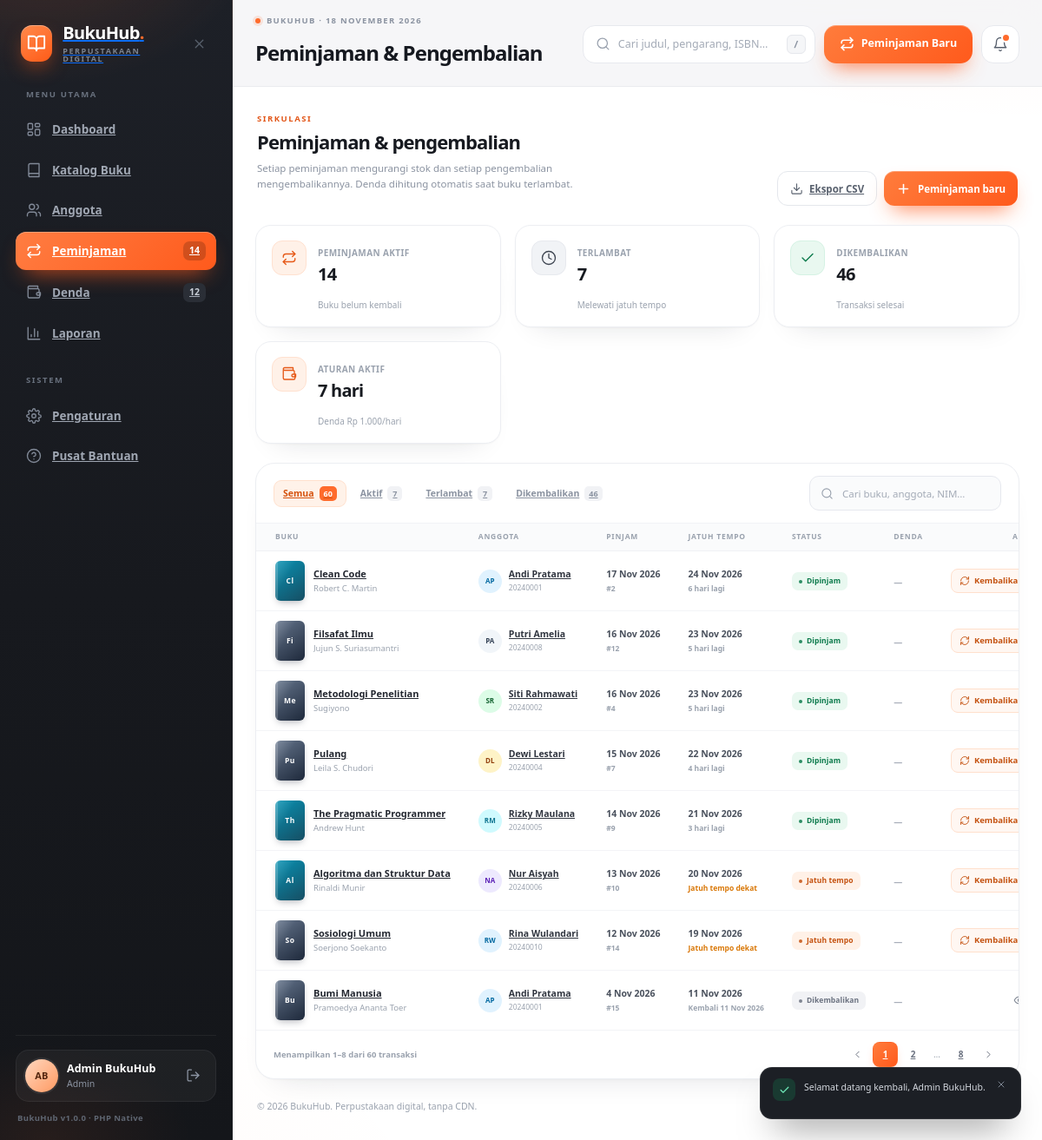
Page /index.php?page=borrowing (signed in) on the committed database.
### tables this page shows
CREATE TABLE `peminjaman` (
  `id_peminjaman`    INT UNSIGNED NOT NULL AUTO_INCREMENT,
  `id_anggota`       INT UNSIGNED NOT NULL,
  `id_buku`          INT UNSIGNED NOT NULL,
  `tgl_pinjam`       DATE NOT NULL,
  `tgl_kembali_rencana` DATE NOT NULL,
  `tgl_kembali_real` DATE NULL DEFAULT NULL,
  `status`           ENUM('dipinjam','dikembalikan') NOT NULL DEFAULT 'dipinjam',
  `denda_per_hari`   INT UNSIGNED NOT NULL DEFAULT 1000,
  `created_by`       INT UNSIGNED NULL DEFAULT NULL,
  `created_at`       TIMESTAMP NOT NULL DEFAULT CURRENT_TIMESTAMP,
  `updated_at`       TIMESTAMP NOT NULL DEFAULT CURRENT_TIMESTAMP ON UPDATE CURRENT_TIMESTAMP,
  PRIMARY KEY (`id_peminjaman`),
  KEY `idx_peminjaman_anggota` (`id_anggota`),
  KEY `idx_peminjaman_buku` (`id_buku`),
  KEY `idx_peminjaman_status` (`status`),
  KEY `idx_peminjaman_tgl_pinjam` (`tgl_pinjam`),
  KEY `idx_peminjaman_jatuh_tempo` (`tgl_kembali_rencana`),
  KEY `idx_peminjaman_created_by` (`created_by`),
  CONSTRAINT `fk_peminjaman_anggota` FOREIGN KEY (`id_anggota`)
    REFERENCES `anggota` (`id_anggota`) ON DELETE RESTRICT ON UPDATE CASCADE,
  CONSTRAINT `fk_peminjaman_buku` FOREIGN KEY (`id_buku`)
    REFERENCES `buku` (`id_buku`) ON DELETE RESTRICT ON UPDATE CASCADE,
  CONSTRAINT `fk_peminjaman_user` FOREIGN KEY (`created_by`)
    REFERENCES `users` (`id_user`) ON DELETE SET NULL ON UPDATE CASCADE
);

CREATE TABLE `buku` (
  `id_buku`         INT UNSIGNED NOT NULL AUTO_INCREMENT,
  `judul`           VARCHAR(180) NOT NULL,
  `pengarang`       VARCHAR(120) NOT NULL,
  `kategori`        VARCHAR(40)  NOT NULL,
  `isbn`            VARCHAR(30)  NULL DEFAULT NULL,
  `penerbit`        VARCHAR(120) NULL DEFAULT NULL,
  `tahun_terbit`    SMALLINT UNSIGNED NULL DEFAULT NULL,
  `sinopsis`        TEXT NULL DEFAULT NULL,
  `jumlah_eksemplar` SMALLINT UNSIGNED NOT NULL DEFAULT 1,
  `stok_tersedia`   SMALLINT UNSIGNED NOT NULL DEFAULT 1,
  `created_at`      TIMESTAMP NOT NULL DEFAULT CURRENT_TIMESTAMP,
  `updated_at`      TIMESTAMP NOT NULL DEFAULT CURRENT_TIMESTAMP ON UPDATE CURRENT_TIMESTAMP,
  PRIMARY KEY (`id_buku`),
  KEY `idx_buku_judul` (`judul`),
  KEY `idx_buku_pengarang` (`pengarang`),
  KEY `idx_buku_kategori` (`kategori`),
  KEY `idx_buku_isbn` (`isbn`),
  KEY `idx_buku_stok` (`stok_tersedia`)
);

CREATE TABLE `anggota` (
  `id_anggota` INT UNSIGNED NOT NULL AUTO_INCREMENT,
  `nama`       VARCHAR(100) NOT NULL,
  `nim_nik`    VARCHAR(30)  NOT NULL,
  `email`      VARCHAR(120) NOT NULL,
  `telepon`    VARCHAR(20)  NULL DEFAULT NULL,
  `alamat`     VARCHAR(255) NULL DEFAULT NULL,
  `maks_pinjam` TINYINT UNSIGNED NOT NULL DEFAULT 3,
  `status`     ENUM('aktif','nonaktif') NOT NULL DEFAULT 'aktif',
  `created_at` TIMESTAMP NOT NULL DEFAULT CURRENT_TIMESTAMP,
  `updated_at` TIMESTAMP NOT NULL DEFAULT CURRENT_TIMESTAMP ON UPDATE CURRENT_TIMESTAMP,
  PRIMARY KEY (`id_anggota`),
  UNIQUE KEY `uq_anggota_nim` (`nim_nik`),
  UNIQUE KEY `uq_anggota_email` (`email`),
  KEY `idx_anggota_status` (`status`),
  KEY `idx_anggota_nama` (`nama`)
);

### views/borrowing/index.php (shortened to what the rows shown need)
<section class="view is-active" aria-labelledby="borrowingHeading">
  <div class="module-head">
    <div>
      <h2 class="module-title" id="borrowingHeading">Peminjaman &amp; pengembalian</h2>
    </div>
  </div>
  <div class="card module-card">
    <div class="table-wrap">
      <table class="data-table">
        <thead>
          <tr>
            <th>Buku</th>
            <th>Anggota</th>
            <th>Pinjam</th>
            <th>Jatuh tempo</th>
            <th>Status</th>
            <th>Denda</th>
            <th class="th-actions">Aksi</th>
          </tr>
        </thead>
        <tbody>
          <?php if (empty($loans['items'])): ?>
            <?= empty_row(7, 'Tidak ada transaksi', 'Ubah tab status atau kata kunci pencarian.') ?>
          <?php else: ?>
            <?php foreach ($loans['items'] as $loan): ?>
              <?php
                $style = category_style($loan['kategori'] ?? '');
                $avatar = avatar_style((int) $loan['id_anggota']);
                $state = loan_state($loan);
                $fine = (int) ($loan['total_denda'] ?? 0);
              ?>
              <tr>
                <td>
                  <div class="book-cell">
                    <span class="book-cover" style="--c1: <?= e($style['c1']) ?>; --c2: <?= e($style['c2']) ?>"><?= e(mb_substr($loan['judul'], 0, 2)) ?></span>
                    <span class="book-meta">
                      <a class="book-title" href="<?= e(book_url((int) $loan['id_buku'])) ?>"><?= e($loan['judul']) ?></a>
                      <span class="book-author"><?= e($loan['pengarang']) ?></span>
                    </span>
                  </div>
                </td>
                <td>
                  <div class="member-cell">
                    <span class="member-avatar" style="--av-bg: <?= e($avatar[0]) ?>; --av-ink: <?= e($avatar[1]) ?>"><?= e(initials($loan['anggota_nama'])) ?></span>
                    <span class="member-meta">
                      <a class="member-name" href="<?= e(member_url((int) $loan['id_anggota'])) ?>"><?= e($loan['anggota_nama']) ?></a>
                      <span class="member-id"><?= e($loan['nim_nik']) ?></span>
                    </span>
                  </div>
                </td>
                <td class="date-cell">
                  <span class="date-main"><?= e(format_date($loan['tgl_pinjam'])) ?></span>
                  <span class="date-note">#<?= (int) $loan['id_peminjaman'] ?></span>
                </td>
                <td class="date-cell">
                  <span class="date-main"><?= e(format_date($loan['tgl_kembali_rencana'])) ?></span>
                  <?php if ($state['key'] === 'overdue'): ?>
                    <span class="date-note is-late"><?= (int) $state['late'] ?> hari lewat</span>
                  <?php elseif ($state['key'] === 'due'): ?>
                    <span class="date-note is-soon">Jatuh tempo dekat</span>
                  <?php elseif ($state['key'] === 'returned'): ?>
                    <span class="date-note">Kembali <?= e(format_date($loan['tgl_kembali_real'])) ?></span>
                  <?php else: ?>
                    <span class="date-note"><?= max(0, diff_days(today(), (string) $loan['tgl_kembali_rencana'])) ?> hari lagi</span>
                  <?php endif; ?>
                </td>
                <td><?= loan_badge($loan) ?></td>
                <td>
                  <?php if ($fine > 0): ?>
                    <span class="money-cell money-cell--due"><?= money($fine) ?></span>
                    <span class="sub-cell"><?= e(($loan['status_denda'] ?? '') === 'lunas' ? 'Lunas' : 'Belum lunas') ?></span>
                  <?php elseif ($state['key'] === 'overdue'): ?>
                    <span class="money-cell money-cell--due"><?= money(projected_fine($loan)) ?></span>
                    <span class="sub-cell">Berjalan <?= (int) $state['late'] ?> hari</span>
                  <?php else: ?>
                    <span class="muted-cell">—</span>
                  <?php endif; ?>
                </td>
                <td>
                  <div class="row-actions">
                    <?php if ($state['key'] === 'returned'): ?>
                      <a class="row-btn" href="<?= e(book_url((int) $loan['id_buku'])) ?>" aria-label="Lihat buku" title="Lihat buku">
                        <svg class="icon"><use href="#i-eye" /></svg>
                      </a>
                    <?php else: ?>
                      <button class="row-btn row-btn--text" type="button"
                        data-confirm
                        data-url="<?= e(url('borrowing', ['action' => 'return'])) ?>"
                        data-id="<?= (int) $loan['id_peminjaman'] ?>"
                        data-title="Kembalikan buku?"
                        data-sub="Stok bertambah satu dan denda dihitung bila terlambat."
                        data-ok="Konfirmasi kembali"
                        data-danger="0"
                        data-message="&lt;strong&gt;<?= e($loan['judul']) ?>&lt;/strong&gt; dipinjam oleh &lt;strong&gt;<?= e($loan['anggota_nama']) ?>&lt;/strong&gt;.<?= $state['key'] === 'overdue' ? ' Denda berjalan &lt;strong&gt;' . e(money(projected_fine($loan))) . '&lt;/strong&gt;.' : ' Belum melewati jatuh tempo.' ?>">
                        <svg class="icon"><use href="#i-refresh" /></svg> Kembalikan
                      </button>
                    <?php endif; ?>
                  </div>
                </td>
              </tr>
            <?php endforeach; ?>
          <?php endif; ?>
        </tbody>
      </table>
    </div>
  </div>
</section>

### app/Helpers/functions.php (shortened to what the rows shown need)
<?php
function e(mixed $value): string
{
    return htmlspecialchars((string) ($value ?? ''), ENT_QUOTES | ENT_SUBSTITUTE, 'UTF-8');
}
function today(): string
{
    return date('Y-m-d');
}
function diff_days(string $from, string $to): int
{
    $start = new DateTimeImmutable($from);
    $end = new DateTimeImmutable($to);
    return (int) $start->diff($end)->format('%r%a');
}
function month_short_names(): array
{
    return [1 => 'Jan', 'Feb', 'Mar', 'Apr', 'Mei', 'Jun', 'Jul', 'Agu', 'Sep', 'Okt', 'Nov', 'Des'];
}
function format_date(?string $date, bool $withYear = true): string
{
    $timestamp = strtotime($date);
    $short = month_short_names();
    $text = date('j', $timestamp) . ' ' . $short[(int) date('n', $timestamp)];
    return $withYear ? $text . ' ' . date('Y', $timestamp) : $text;
}
function url(string $page = 'dashboard', array $params = []): string
{
    $query = array_merge(['page' => $page], $params);
    $clean = [];
    foreach ($query as $key => $value) {
        if ($value === null || $value === '') {
            continue;
        }
        $clean[$key] = $value;
    }
    return 'index.php?' . http_build_query($clean);
}
function initials(?string $name): string
{
    $parts = preg_split('/\s+/', trim((string) $name)) ?: [];
    $parts = array_values(array_filter($parts, static fn ($part) => $part !== ''));
    $letters = '';
    foreach (array_slice($parts, 0, 2) as $part) {
        $letters .= mb_strtoupper(mb_substr($part, 0, 1));
    }
    return $letters;
}
function category_style(?string $category): array
{
    $palette = [
        'Fiksi' => ['bg' => '#fff1e7', 'ink' => '#b54708', 'c1' => '#e76f51', 'c2' => '#9a3412'],
        'Non-fiksi' => ['bg' => '#eaf2ff', 'ink' => '#1d4ed8', 'c1' => '#3b82f6', 'c2' => '#1e3a8a'],
        'Sains' => ['bg' => '#e9f8f0', 'ink' => '#0b7a4b', 'c1' => '#0f766e', 'c2' => '#134e4a'],
        'Sejarah' => ['bg' => '#fdf3dc', 'ink' => '#a16207', 'c1' => '#d97706', 'c2' => '#78350f'],
        'Biografi' => ['bg' => '#f3ecff', 'ink' => '#6d28d9', 'c1' => '#7c3aed', 'c2' => '#4c1d95'],
        'Teknologi' => ['bg' => '#e8f6fb', 'ink' => '#0e7490', 'c1' => '#0891b2', 'c2' => '#164e63'],
    ];
    return $palette[(string) $category] ?? [
        'bg' => '#f1f2f5', 'ink' => '#4b5563', 'c1' => '#64748b', 'c2' => '#1e293b',
    ];
}
function avatar_style(int $id): array
{
    $palette = [
        ['#ffe4d6', '#b54708'], ['#e0f2fe', '#0369a1'], ['#dcfce7', '#166534'],
        ['#fae8ff', '#86198f'], ['#fef3c7', '#92400e'], ['#cffafe', '#0e7490'],
        ['#ede9fe', '#5b21b6'], ['#ffedd5', '#9a3412'], ['#f1f5f9', '#334155'],
    ];
    return $palette[abs($id) % count($palette)];
}
function loan_state(array $loan): array
{
    if (($loan['status'] ?? '') === 'dikembalikan') {
        return ['key' => 'returned', 'label' => 'Dikembalikan', 'class' => 'tag--returned', 'late' => 0];
    }
    $late = diff_days((string) $loan['tgl_kembali_rencana'], today());
    if ($late > 0) {
        return ['key' => 'overdue', 'label' => 'Terlambat', 'class' => 'tag--overdue', 'late' => $late];
    }
    if ($late >= -2) {
        return ['key' => 'due', 'label' => 'Jatuh tempo', 'class' => 'tag--due', 'late' => 0];
    }
    return ['key' => 'active', 'label' => 'Dipinjam', 'class' => 'tag--ontime', 'late' => 0];
}
function loan_badge(array $loan): string
{
    $state = loan_state($loan);
    return '<span class="tag ' . $state['class'] . '">' . e($state['label']) . '</span>';
}
function book_url(int $id, string $action = 'show'): string
{
    return url('books', ['action' => $action, 'id' => $id]);
}
function member_url(int $id, string $action = 'show'): string
{
    return url('members', ['action' => $action, 'id' => $id]);
}

### rows in the picture
peminjaman: id_buku.judul "Cl", id_buku.judul "Clean Code", id_buku.pengarang "Robert C. Martin", id_anggota.nama "AP", id_anggota.nama "Andi Pratama", id_anggota.nim_nik "20240001", tgl_pinjam "17 Nov 2026", id_peminjaman "2", tgl_kembali_rencana "24 Nov 2026", label "Dipinjam"
peminjaman: id_buku.judul "Fi", id_buku.judul "Filsafat Ilmu", id_buku.pengarang "Jujun S. Suriasumantri", id_anggota.nama "PA", id_anggota.nama "Putri Amelia", id_anggota.nim_nik "20240008", tgl_pinjam "16 Nov 2026", id_peminjaman "12", tgl_kembali_rencana "23 Nov 2026", label "Dipinjam"
peminjaman: id_buku.judul "Me", id_buku.judul "Metodologi Penelitian", id_buku.pengarang "Sugiyono", id_anggota.nama "SR", id_anggota.nama "Siti Rahmawati", id_anggota.nim_nik "20240002", tgl_pinjam "16 Nov 2026", id_peminjaman "4", tgl_kembali_rencana "23 Nov 2026", label "Dipinjam"
peminjaman: id_buku.judul "Pu", id_buku.judul "Pulang", id_buku.pengarang "Leila S. Chudori", id_anggota.nama "DL", id_anggota.nama "Dewi Lestari", id_anggota.nim_nik "20240004", tgl_pinjam "15 Nov 2026", id_peminjaman "7", tgl_kembali_rencana "22 Nov 2026", label "Dipinjam"
peminjaman: id_buku.judul "Th", id_buku.judul "The Pragmatic Programmer", id_buku.pengarang "Andrew Hunt", id_anggota.nama "RM", id_anggota.nama "Rizky Maulana", id_anggota.nim_nik "20240005", tgl_pinjam "14 Nov 2026", id_peminjaman "9", tgl_kembali_rencana "21 Nov 2026", label "Dipinjam"
peminjaman: id_buku.judul "Al", id_buku.judul "Algoritma dan Struktur Data", id_buku.pengarang "Rinaldi Munir", id_anggota.nama "NA", id_anggota.nama "Nur Aisyah", id_anggota.nim_nik "20240006", tgl_pinjam "13 Nov 2026", id_peminjaman "10", tgl_kembali_rencana "20 Nov 2026", shows "Jatuh tempo dekat", label "Jatuh tempo"
peminjaman: id_buku.judul "So", id_buku.judul "Sosiologi Umum", id_buku.pengarang "Soerjono Soekanto", id_anggota.nama "RW", id_anggota.nama "Rina Wulandari", id_anggota.nim_nik "20240010", tgl_pinjam "12 Nov 2026", id_peminjaman "14", tgl_kembali_rencana "19 Nov 2026", shows "Jatuh tempo dekat", label "Jatuh tempo"
peminjaman: id_buku.judul "Bu", id_buku.judul "Bumi Manusia", id_buku.pengarang "Pramoedya Ananta Toer", id_anggota.nama "AP", id_anggota.nama "Andi Pratama", id_anggota.nim_nik "20240001", tgl_pinjam "4 Nov 2026", id_peminjaman "15", tgl_kembali_rencana "11 Nov 2026", tgl_kembali_real "11 Nov 2026", label "Dikembalikan"

### other values in the picture
$navCounts['active_loans'] "14"
$navCounts['unpaid_fines'] "12"
initials($user['nama'] ?? 'Admin') "AB"
$user['nama'] "Admin BukuHub"
$user['role'] "Admin"
config('version', '1.0.0') "1.0.0"
$pageTitle "Peminjaman & Pengembalian"
$topbarAction['label'] "Peminjaman Baru"
num($stats['aktif'] ?? 0) "14"
num($stats['terlambat'] ?? 0) "7"
num($stats['kembali'] ?? 0) "46"
$duration "7"
money($tariff) "Rp 1.000"
$label "Semua"
num($tabs[$key] ?? 0) "60"
